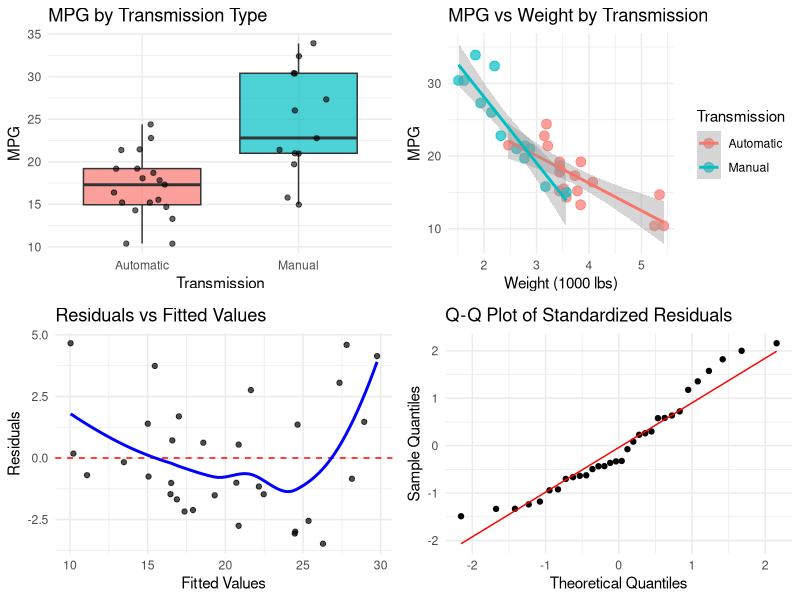
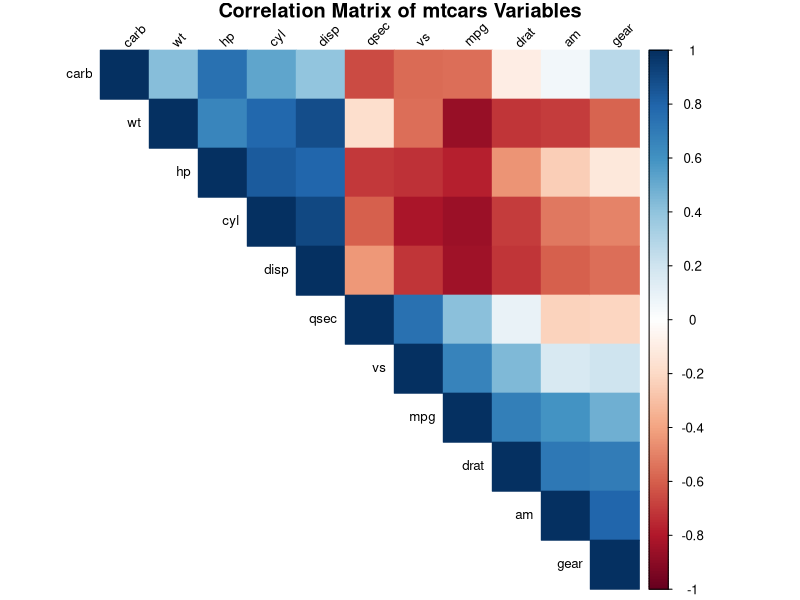

Recreate these plots in R, in order.
## ---- chunk 1
knitr::opts_chunk$set(echo = FALSE, warning = FALSE, message = FALSE,
                      fig.height = 4, fig.width = 6, fig.align = "center")

# Set CRAN mirror
options(repos = c(CRAN = "https://cran.rstudio.com/"))

# Install packages only if not already installed
required_packages <- c("ggplot2", "dplyr", "gridExtra", "car", "corrplot")
for (pkg in required_packages) {
  if (!require(pkg, character.only = TRUE, quietly = TRUE)) {
    install.packages(pkg)
    library(pkg, character.only = TRUE)
  }
}

set.seed(123)
## ---- chunk 2
# Load and prepare data
data(mtcars)
mtcars$am_factor <- factor(mtcars$am, levels = c(0, 1), labels = c("Automatic", "Manual"))
mtcars$cyl_factor <- factor(mtcars$cyl)
mtcars$vs_factor <- factor(mtcars$vs, levels = c(0, 1), labels = c("V-shaped", "Straight"))

# Basic statistics
auto_cars <- mtcars[mtcars$am == 0, ]
manual_cars <- mtcars[mtcars$am == 1, ]

cat("Dataset Summary:\n")
cat("Total cars:", nrow(mtcars), "\n")
cat("Automatic transmission:", nrow(auto_cars), "cars\n")
cat("Manual transmission:", nrow(manual_cars), "cars\n")
cat("\nMPG Statistics:\n")
cat("Automatic - Mean:", round(mean(auto_cars$mpg), 2), "MPG\n")
cat("Manual - Mean:", round(mean(manual_cars$mpg), 2), "MPG\n")
cat("Raw difference:", round(mean(manual_cars$mpg) - mean(auto_cars$mpg), 2), "MPG\n")
## ---- chunk 3
# Perform t-test
t_result <- t.test(mpg ~ am_factor, data = mtcars, var.equal = FALSE)
print(t_result)
## ---- chunk 4
# Model selection process
# Start with correlation analysis
correlations <- cor(mtcars[, c("mpg", "cyl", "disp", "hp", "drat", "wt", "qsec", "vs", "am", "gear", "carb")])
mpg_cors <- correlations[,"mpg"]
mpg_cors_sorted <- sort(abs(mpg_cors), decreasing = TRUE)
cat("Variables most correlated with MPG:\n")
print(round(mpg_cors_sorted, 3))

# Build models sequentially
model1 <- lm(mpg ~ am_factor, data = mtcars)
model2 <- lm(mpg ~ am_factor + wt, data = mtcars)
model3 <- lm(mpg ~ am_factor + wt + qsec, data = mtcars)
model4 <- lm(mpg ~ am_factor + wt + qsec + hp, data = mtcars)

# Compare models
anova_result <- anova(model1, model2, model3, model4)
print(anova_result)
## ---- chunk 5
# Final model selection
final_model <- lm(mpg ~ am_factor + wt + qsec, data = mtcars)
summary(final_model)

# Model diagnostics
cat("\nModel Diagnostics:\n")
cat("Adjusted R-squared:", round(summary(final_model)$adj.r.squared, 3), "\n")
cat("Residual Standard Error:", round(summary(final_model)$sigma, 2), "\n")

# Check for multicollinearity
vif_values <- vif(final_model)
cat("Variance Inflation Factors:\n")
print(round(vif_values, 2))
## ---- chunk 6

# Residual analysis
residuals_df <- data.frame(
  fitted = fitted(final_model),
  residuals = residuals(final_model),
  standardized = rstandard(final_model)
)

# Check for normality of residuals
shapiro_test <- shapiro.test(residuals(final_model))
cat("Shapiro-Wilk normality test p-value:", round(shapiro_test$p.value, 3), "\n")

if(shapiro_test$p.value > 0.05) {
  cat("Residuals are approximately normal (p > 0.05)\n")
} else {
  cat("Some deviation from normality detected\n")
}

# Identify influential points
influential <- which(abs(rstandard(final_model)) > 2)
if(length(influential) > 0) {
  cat("Potentially influential observations:", names(influential), "\n")
} else {
  cat("No extreme outliers detected\n")
}

## ---- chunk 7
# Create comprehensive visualization
p1 <- ggplot(mtcars, aes(x = am_factor, y = mpg, fill = am_factor)) +
  geom_boxplot(alpha = 0.7) +
  geom_jitter(width = 0.2, alpha = 0.6) +
  labs(title = "MPG by Transmission Type", x = "Transmission", y = "MPG") +
  theme_minimal() +
  theme(legend.position = "none")

p2 <- ggplot(mtcars, aes(x = wt, y = mpg, color = am_factor)) +
  geom_point(size = 3, alpha = 0.7) +
  geom_smooth(method = "lm", se = TRUE) +
  labs(title = "MPG vs Weight by Transmission", x = "Weight (1000 lbs)", y = "MPG", color = "Transmission") +
  theme_minimal()

p3 <- ggplot(residuals_df, aes(x = fitted, y = residuals)) +
  geom_point(alpha = 0.7) +
  geom_hline(yintercept = 0, linetype = "dashed", color = "red") +
  geom_smooth(method = "loess", se = FALSE, color = "blue") +
  labs(title = "Residuals vs Fitted Values", x = "Fitted Values", y = "Residuals") +
  theme_minimal()

p4 <- ggplot(residuals_df, aes(sample = standardized)) +
  stat_qq() +
  stat_qq_line(color = "red") +
  labs(title = "Q-Q Plot of Standardized Residuals", x = "Theoretical Quantiles", y = "Sample Quantiles") +
  theme_minimal()

# Arrange plots
grid.arrange(p1, p2, p3, p4, ncol = 2)
## ---- chunk 8
# Correlation heatmap
library(corrplot)
cor_matrix <- cor(mtcars[, c("mpg", "cyl", "disp", "hp", "drat", "wt", "qsec", "vs", "am", "gear", "carb")])
corrplot(cor_matrix, method = "color", type = "upper", order = "hclust", 
         tl.cex = 0.8, tl.col = "black", tl.srt = 45,
         title = "Correlation Matrix of mtcars Variables", mar = c(0,0,1,0))
## ---- chunk 9
# Detailed model comparison table
model_comparison <- data.frame(
  Model = c("Transmission Only", "Transmission + Weight", "Transmission + Weight + QSec"),
  R_squared = c(summary(model1)$r.squared, summary(model2)$r.squared, summary(final_model)$r.squared),
  Adj_R_squared = c(summary(model1)$adj.r.squared, summary(model2)$adj.r.squared, summary(final_model)$adj.r.squared),
  Manual_Coefficient = c(coef(model1)[2], coef(model2)[2], coef(final_model)[2]),
  P_value = c(summary(model1)$coefficients[2,4], summary(model2)$coefficients[2,4], summary(final_model)$coefficients[2,4])
)

knitr::kable(model_comparison, digits = 3, caption = "Model Comparison Summary")
